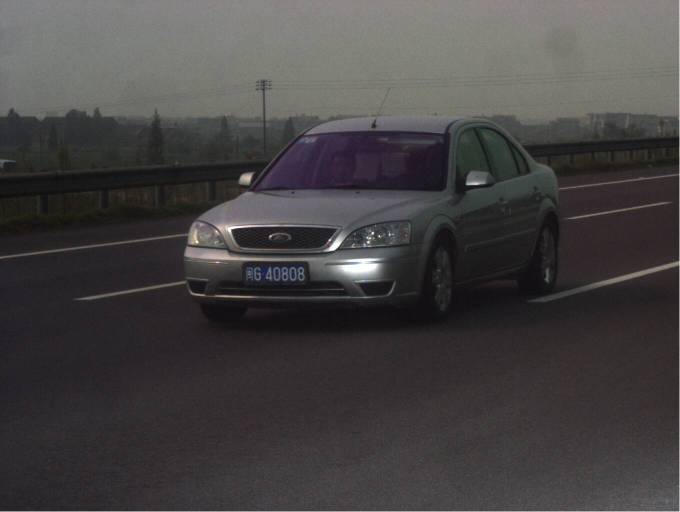
#> input picture images/normal/CH2.jpg, 1360 x 1024 px (shown at 1/2 size); its folder holds only this picture in this run
$ python defog.py
#> lines starting #> are read from the running program, lines starting #| are printed output that depends on the picture
#> further down, original_image is the input picture: shape (1024, 1360, 3); mean B, G, R 67, 67, 69.5
# coding=utf-8

# reference from https://www.cnblogs.com/x1mercy/p/7824678.html

import os

import cv2
import numpy as np


def zm_min_filter_gray(src, r=7):
    """最小值滤波，r是滤波器半径"""
#> called with r = 7
    if r <= 0:
        return src
    h, w = src.shape[:2]
#> h = 1024; w = 1360
    I = src
    res = np.minimum(I, I[[0] + list(range(h - 1)), :])
    res = np.minimum(res, I[list(range(1, h)) + [h - 1], :])
    I = res
    res = np.minimum(I, I[:, [0] + list(range(w - 1))])
    res = np.minimum(res, I[:, list(range(1, w)) + [w - 1]])
    return zm_min_filter_gray(res, r - 1)
#> in zm_min_filter_gray (call 7), `res = np.minimum(res, I[list(range(1, h)) + [h - 1], :])`:
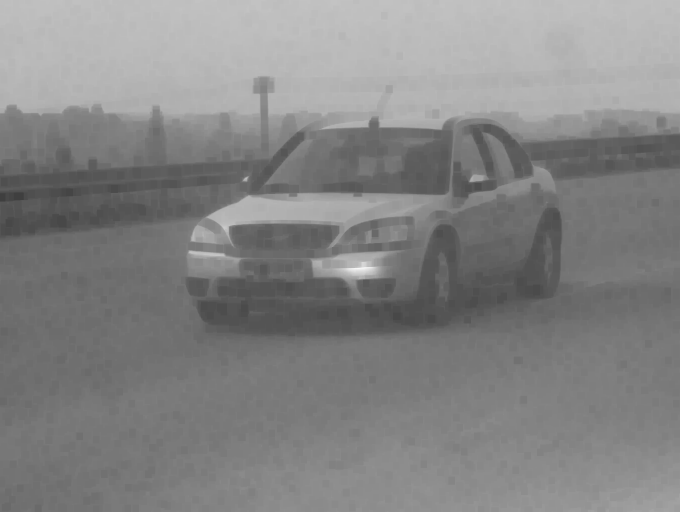
#> res: shape (1024, 1360) float64 (shown at 1/2 size); min 0.247, max 0.98, mean 0.519


def guided_filter(I, p, r, eps):
    """引导滤波，直接参考网上的matlab代码"""
#> called with r = 81, eps = 0.001
    height, width = I.shape
#> height = 1024; width = 1360
    m_I = cv2.boxFilter(I, -1, (r, r))
    m_p = cv2.boxFilter(p, -1, (r, r))
    m_Ip = cv2.boxFilter(I * p, -1, (r, r))
    cov_Ip = m_Ip - m_I * m_p

    m_II = cv2.boxFilter(I * I, -1, (r, r))
    var_I = m_II - m_I * m_I
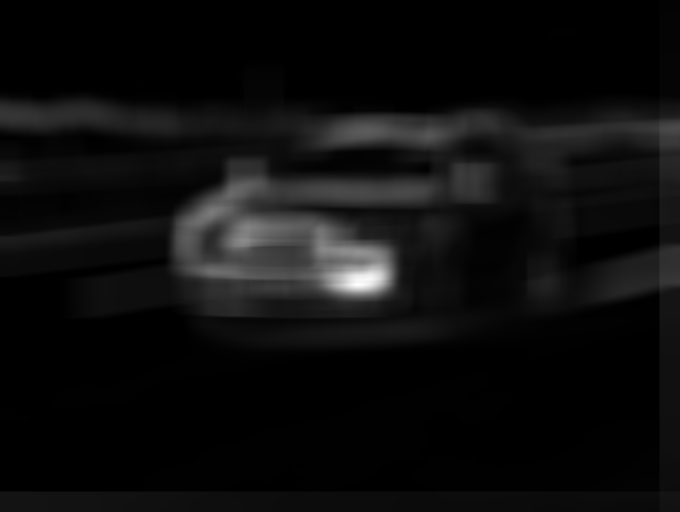
#> var_I: shape (1024, 1360) float64 (shown at 1/2 size); min 2.87e-05, max 0.0463, mean 0.00258; drawn with min black and max white

    a = cov_Ip / (var_I + eps)
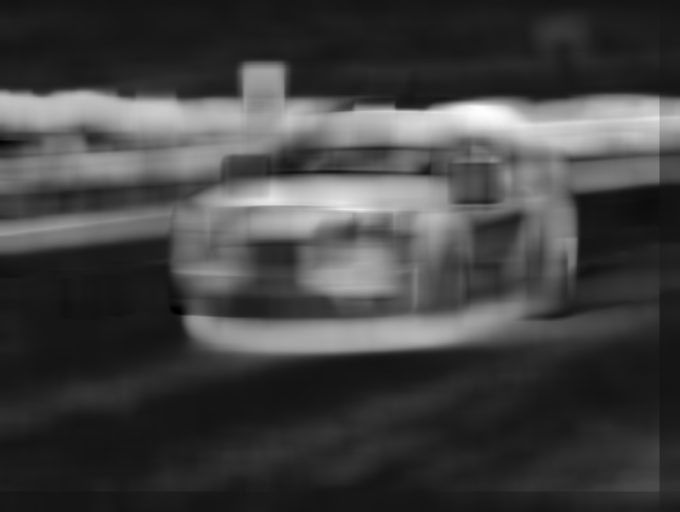
#> a: shape (1024, 1360) float64 (shown at 1/2 size); min -0.102, max 1.18, mean 0.234; drawn with min black and max white
    b = m_p - a * m_I
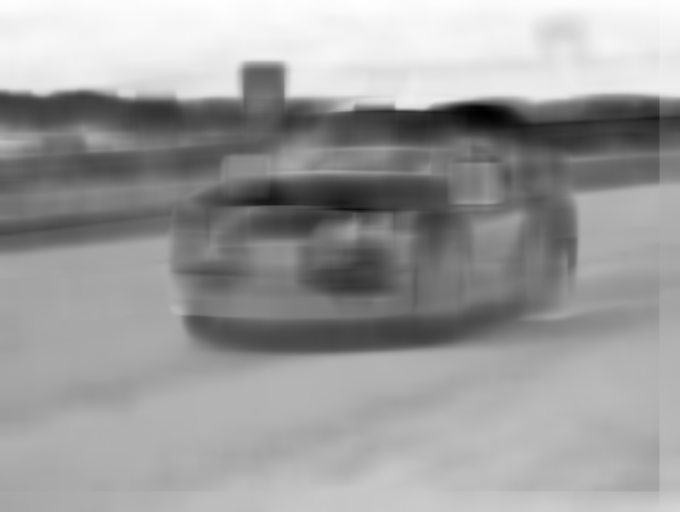
#> b: shape (1024, 1360) float64 (shown at 1/2 size); min -0.184, max 0.748, mean 0.39; drawn with min black and max white

    m_a = cv2.boxFilter(a, -1, (r, r))
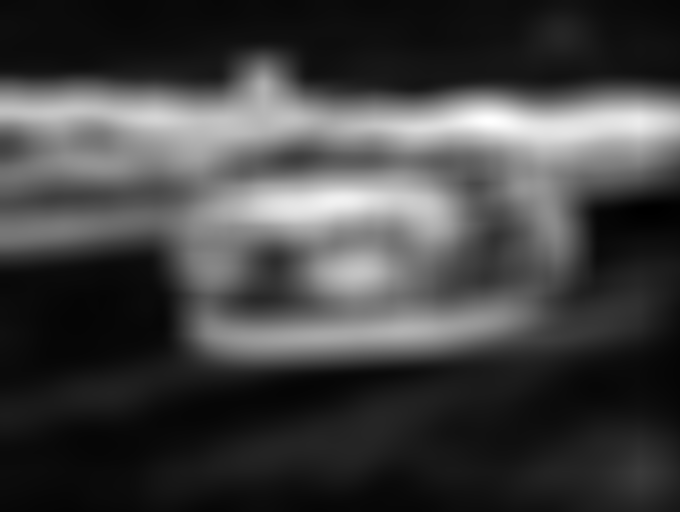
#> m_a: shape (1024, 1360) float64 (shown at 1/2 size); min -0.0136, max 0.934, mean 0.234; drawn with min black and max white
    m_b = cv2.boxFilter(b, -1, (r, r))
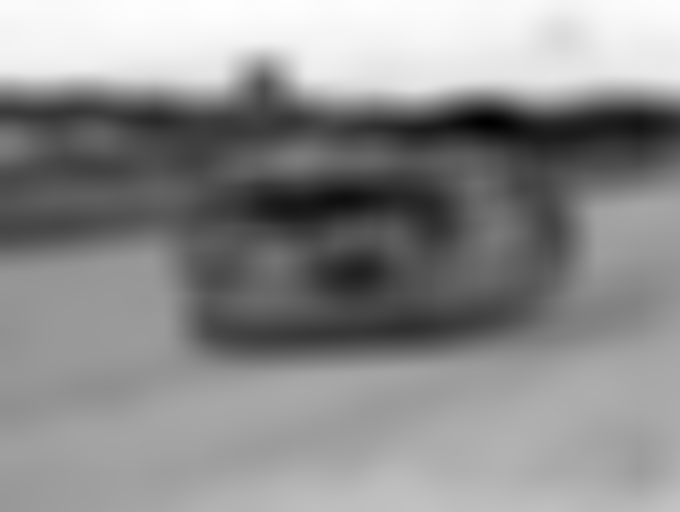
#> m_b: shape (1024, 1360) float64 (shown at 1/2 size); min -0.0369, max 0.736, mean 0.39; drawn with min black and max white
    return m_a * I + m_b


def get_v1(m, r, eps, w, maxV1):  # 输入rgb图像，值范围[0,1]
    """计算大气遮罩图像V1和光照值A, V1 = 1-t/A"""
    V1 = np.min(m, 2)  # 得到暗通道图像
    V1 = guided_filter(V1, zm_min_filter_gray(V1, 7), r, eps)  # 使用引导滤波优化
    bins = 2000
    ht = np.histogram(V1, bins)  # 计算大气光照A
    d = np.cumsum(ht[0]) / float(V1.size)
#> d = 2000 values from 1.44e-06 to 1
    for lmax in range(bins - 1, 0, -1):
        if d[lmax] <= 0.999:
            break
    A = np.mean(m, 2)[V1 >= ht[1][lmax]].max()
#> A = 1

    V1 = np.minimum(V1 * w, maxV1)  # 对值范围进行限制

    return V1, A


def de_haze(m, r=81, eps=0.001, w=0.95, maxV1=0.80, bGamma=False):
    Y = np.zeros(m.shape)
    V1, A = get_v1(m, r, eps, w, maxV1)  # 得到遮罩图像和大气光照
#> A = 1
    for k in range(3):
        Y[:, :, k] = (m[:, :, k] - V1) / (1 - V1 / A)  # 颜色校正
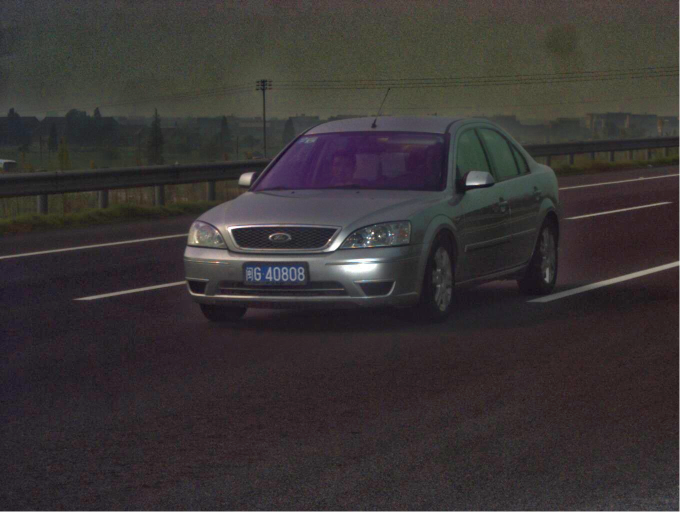
#> Y: shape (1024, 1360, 3) float64 (shown at 1/2 size); mean of channels 0, 1, 2 0.151, 0.15, 0.17; drawn with min black and max white
    Y = np.clip(Y, 0, 1)
    if bGamma:
        Y = Y ** (np.log(0.5) / np.log(Y.mean()))  # gamma校正,默认不进行该操作
    return Y


if __name__ == '__main__':
    # [7 lines of commented-out code are left out]
    original_dirs = ["images/normal", "images/updown_split", "images/two_line", "images/white"]
    output_dir = "images/processed"

    for original_dir in original_dirs:
        with os.scandir(original_dir) as entries:
            for entry in entries:
                original_image = cv2.imread(original_dir + "/" + entry.name)

                lookUpTable = np.empty((1, 256), np.uint8)
                for i in range(256):
                    lookUpTable[0, i] = np.clip(pow(i / 255.0, 0.4) * 255.0, 0, 255)
                original_image = cv2.LUT(original_image, lookUpTable)
                m = de_haze(np.array(original_image) / 255.0) * 255

                cv2.imwrite(output_dir + "/" + entry.name, m)
#> (the run stopped early here; a loop or call above may not have finished)
